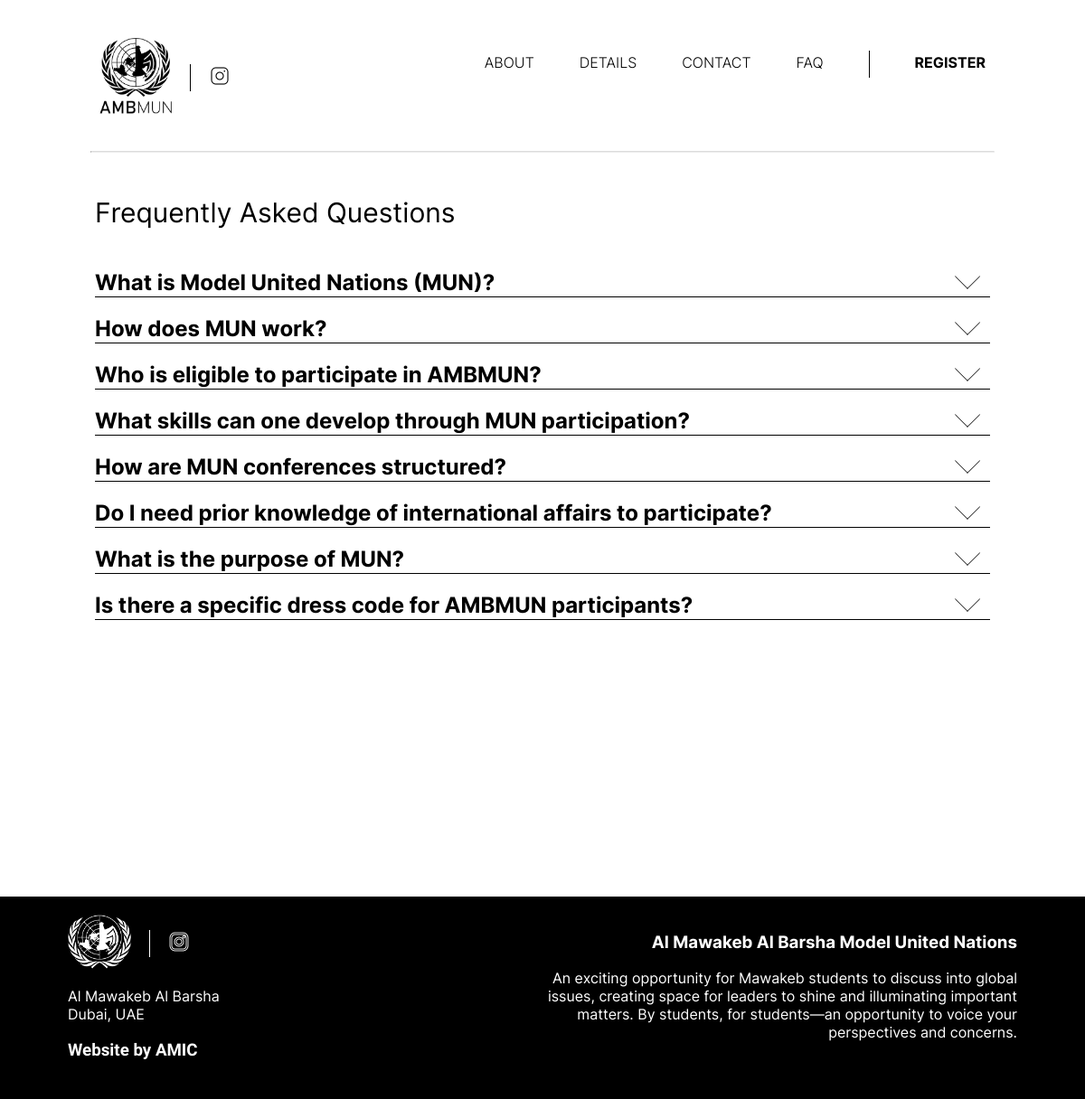
Page /FAQ/ on the committed database.
### website/models.py (models this page shows)
class FAQ(models.Model):
    id = models.AutoField(primary_key=True)
    question = models.TextField()
    answer = models.TextField()

### website/views.py (the view)
# urls.py: path("FAQ/", views.Faq, name="faq"),
def Faq(request):
    questions = FAQ.objects.all()
    return render(request, "faq.html", {'questions': questions})

### templates/faq.html (shortened to what this page needs)
{% extends 'base.html' %}
{% load static %}
{% block content %}
<div class="root" style="padding-top: 172px;">
    <div class="subrootcontainer">
        <div class="subroot" style="padding: 20px; min-height: 700px; padding-bottom: 100px;">
            <h2 class="header desktopmargin">Frequently Asked
                Questions</h2>
            {% for question in questions %}
            <div class="expandable desktopmargin"
                onclick="this.hidden = !this.hidden; this.children[0].children[1].children[0].style.transform = this.children[0].children[1].children[0].style.transform == 'rotate(180deg)'? 'rotate(0deg)':'rotate(180deg)';"
                hidden>
                <h2 class="desktopmarginheader" style="display: flex; align-items: center;">
                    <div style="width: 90%;" class="expandableheader">{{ question.question }}</div>
                    <div style="width: 10%; display: flex; justify-content: end; margin-right: 10px;" class="expandableheader">
                        <svg width="29" height="15" viewBox="0 0 29 15" fill="none" xmlns="http://www.w3.org/2000/svg">
                            <line x1="0.353553" y1="0.646447" x2="14.2836" y2="14.5765" stroke="black" />
                            <line x1="13.6482" y1="14.6447" x2="27.755" y2="0.679662" stroke="black" />
                        </svg>
                    </div>
                </h2>
            </div>
            {% endfor %}
        </div>
    </div>
</div>
{% endblock %}

### static/CSS/common.css (style rules this page uses)
body { font-family: inter; margin: 0px; }
.expandableheader { margin-bottom: 0px; }
.header { font-family: inter; font-weight: 400; font-size: 30px; }
.expandable { border-bottom: 1px solid black; width: calc(100% - 170px); max-height: 150px; overflow: hidden; transition: 0.3s ease-in-out; transition-property: max-height, padding, background-color; transition-duration: 0.3s, 0.3s, 0.1s; cursor: pointer; }
.expandable[hidden] { display: block; padding-top: 0px; padding-bottom: 0px; max-height: 50px; }
.subrootcontainer { background-color: rgba(255,255,255,0.9); }
.desktopmargin { margin-left: 85px; }

### static/CSS/style.css (style rules this page uses)
body { font-family: inter; margin: 0px; }
.root { width: 100%; height: 100%; padding-top: 160px; }
svg { transition: transform 0.2s ease-in-out; }
p, h1, h2, h3, h4, h5, h6, div, span { font-family: inter; }

### rows in the picture
FAQ: question "What is Model United Nations (MUN)?"
FAQ: question "How does MUN work?"
FAQ: question "Who is eligible to participate in AMBMUN?"
FAQ: question "What skills can one develop through MUN participation?"
FAQ: question "How are MUN conferences structured?"
FAQ: question "Do I need prior knowledge of international affairs to participate?"
FAQ: question "What is the purpose of MUN?"
FAQ: question "Is there a specific dress code for AMBMUN participants?"
